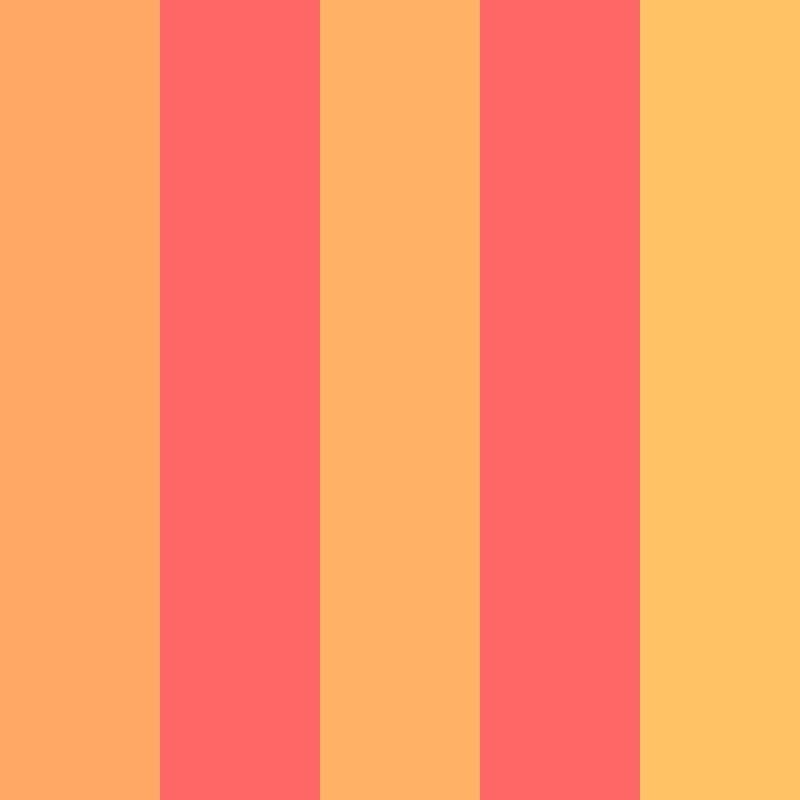
Frame 1 (no input)
Frame 2 (the mouse pressed at the canvas centre, redrawn once): blank canvas, image omitted

The p5.js sketch that drew this single still picture (run headless with seeded random() and noise() and a simulated clock; the mouse was pressed at the canvas centre and the sketch redrawn once):

// p5.js sketch
// ── sketch.js
/* 
  This exercise uses random() function is generate analogous color palettes
*/
var numColumns = 5;
var colorRange = 60;
var h = 0;

function setup() {
  createCanvas(800, 800);
  colorMode(HSB, 360, 100, 100);
  noStroke();

  // noLoop used here because keyPressed is used to call the draw function when needed.
  noLoop();
}

function draw() {
  for (var i = 0; i < numColumns; i++) {
    var randomHue = random(h - colorRange, h + colorRange);
    fill(randomHue, 60, 100);
    rect((i * width) / numColumns, 0, width / numColumns, height);
  }
}

// This function is constantly listening for key press
function keyPressed() {
  // If the pressed key is SPACEBAR (code ==> 32) new hue is computed and draw is called again.
  if (keyCode == 32) {
    h = random(0, 360);
    redraw();
  }
}
